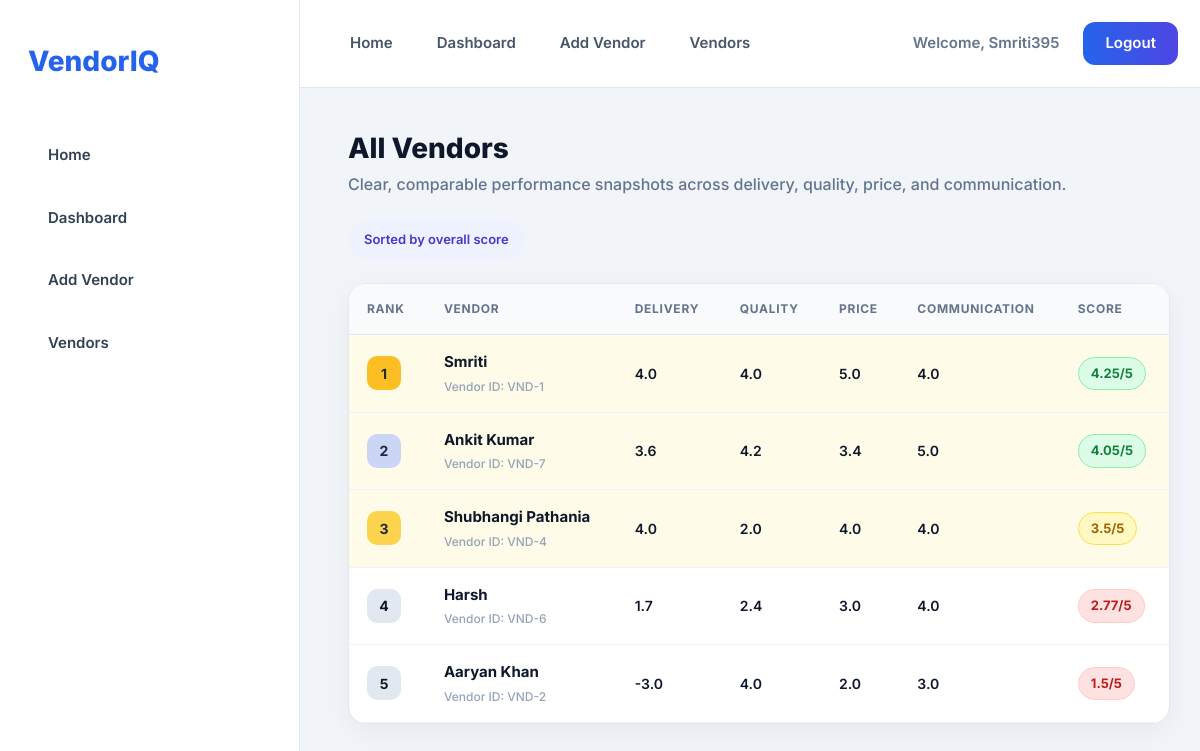
Page /vendors/ (signed in) on the committed database.
### vendor/models.py (models this page shows, shortened)
class Vendor(models.Model):
    name = models.CharField(
        max_length=100,
        unique=True,
        validators=[
            RegexValidator(
                regex=r"^[A-Za-z][A-Za-z\s&.'-]*$",
                message="Name must use letters and spaces only (no numbers).",
            )
        ],
    )
    delivery_rating = models.FloatField(
        default=0,
        help_text="1-5 scale",
        validators=[MinValueValidator(1), MaxValueValidator(5)],
    )
    quality_rating = models.FloatField(
        default=0,
        help_text="1-5 scale",
        validators=[MinValueValidator(1), MaxValueValidator(5)],
    )
    price_rating = models.FloatField(
        default=0,
        help_text="1-5 scale",
        validators=[MinValueValidator(1), MaxValueValidator(5)],
    )
    communication_rating = models.FloatField(
        default=0,
        help_text="1-5 scale",
        validators=[MinValueValidator(1), MaxValueValidator(5)],
    )
    created_at = models.DateTimeField(auto_now_add=True)
    updated_at = models.DateTimeField(auto_now=True)
    class Meta:
        constraints = [
            models.CheckConstraint(
                condition=Q(delivery_rating__gte=1, delivery_rating__lte=5),
                name="vendor_delivery_rating_range",
            ),
            models.CheckConstraint(
                condition=Q(quality_rating__gte=1, quality_rating__lte=5),
                name="vendor_quality_rating_range",
            ),
            models.CheckConstraint(
                condition=Q(price_rating__gte=1, price_rating__lte=5),
                name="vendor_price_rating_range",
            ),
            models.CheckConstraint(
                condition=Q(communication_rating__gte=1, communication_rating__lte=5),
                name="vendor_communication_rating_range",
            ),
        ]
    def vendor_score(self):
        return round(
            (self.delivery_rating +
             self.quality_rating +
             self.price_rating +
             self.communication_rating) / 4,2
        )

### vendor/views.py (the view)
# urls.py: path('vendors/', views.vendor_list, name='vendor_list'),
@login_required
def vendor_list(request):
    vendors = get_sorted_vendors()
    for v in vendors:
        v.score = round(v.vendor_score(), 2)
    return render(request, 'vendor/vendor_list.html', {'vendors': vendors})

### vendor/views.py (called while the page is built)
def get_sorted_vendors():
    vendors = list(Vendor.objects.all())
    vendors.sort(key=lambda v: v.vendor_score(), reverse=True)
    return vendors

### vendor/templates/vendor/vendor_list.html (shortened to what this page needs)
{% extends 'vendor/base.html' %}
{% block content %}
<div class="vendor-list">
    <div class="page-header">
        <div>
            <h1 class="page-title">All Vendors</h1>
            <p class="page-subtitle">Clear, comparable performance snapshots across delivery, quality, price, and communication.</p>
        </div>
        <div class="page-chip">Sorted by overall score</div>
    </div>
    <div class="card list-card">
        {% if vendors %}
        <div class="table-wrap">
            <table class="vendor-table">
                <thead>
                    <tr>
                        <th>Rank</th>
                        <th>Vendor</th>
                        <th>Delivery</th>
                        <th>Quality</th>
                        <th>Price</th>
                        <th>Communication</th>
                        <th>Score</th>
                    </tr>
                </thead>
                <tbody>
                {% for vendor in vendors %}
                    <tr class="{% if forloop.counter <= 3 %}top-row{% endif %}">
                        <td>
                            <span class="rank-pill rank-{{ forloop.counter }}">{{ forloop.counter }}</span>
                        </td>
                        <td>
                            <div class="vendor-name">{{ vendor.name }}</div>
                            <div class="vendor-subtext">Vendor ID: VND-{{ vendor.id }}</div>
                        </td>
                        <td>{{ vendor.delivery_rating }}</td>
                        <td>{{ vendor.quality_rating }}</td>
                        <td>{{ vendor.price_rating }}</td>
                        <td>{{ vendor.communication_rating }}</td>
                        <td>
                            <span class="score-badge {% if vendor.score >= 4 %}score-strong{% elif vendor.score >= 3 %}score-mid{% else %}score-low{% endif %}">
                                {{ vendor.score }}/5
                            </span>
                        </td>
                    </tr>
                {% endfor %}
                </tbody>
            </table>
        </div>
        {% else %}
        <div class="empty-state">
            <h3>No vendors added yet.</h3>
            <p>Add your first vendor to see performance details here.</p>
            <a href="{% url 'add_vendor' %}" class="btn-primary-custom">Add Vendor</a>
        </div>
        {% endif %}
    </div>
</div>
{% endblock %}

### vendor/templates/vendor/base.html (shortened to what this page needs)
<!DOCTYPE html>
<html lang="en">
<head>
    <link href="https://cdn.jsdelivr.net/npm/bootstrap@5.3.2/dist/css/bootstrap.min.css" rel="stylesheet">
</head>
<body>
<div class="sidebar">
    <div class="logo">VendorIQ</div>
    <a href="{% url 'home' %}">Home</a>
    <a href="{% url 'dashboard' %}">Dashboard</a>
    <a href="{% url 'add_vendor' %}">Add Vendor</a>
    <a href="{% url 'vendor_list' %}">Vendors</a>
</div>
<div class="main">
    <div class="topbar">
        <nav class="topbar-nav">
            <a href="{% url 'home' %}">Home</a>
            <a href="{% url 'dashboard' %}">Dashboard</a>
            <a href="{% url 'add_vendor' %}">Add Vendor</a>
            <a href="{% url 'vendor_list' %}">Vendors</a>
        </nav>
        <div class="topbar-right">
            {% if user.is_authenticated %}
                <span class="welcome-text">Welcome, {{ user.username }}</span>
                <form method="post" action="{% url 'logout' %}">
                    <button type="submit" class="btn-primary-custom">Logout</button>
                </form>
            {% else %}
                <a href="{% url 'login' %}" class="btn-primary-custom">Login</a>
            {% endif %}
        </div>
    </div>
    <div class="content">
        {% block content %}{% endblock %}
    </div>
</div>
</body>
</html>

### vendor/templates/vendor/base.html (style rules this page uses)
* { margin:0; padding:0; box-sizing:border-box; }
body { font-family: 'Inter', sans-serif; background:#f1f5f9; display:flex; }
.sidebar { width:300px; height:100vh; background:white; border-right:1px solid #e2e8f0; padding:40px 28px; position:fixed; }
.logo { font-size:28px; font-weight:800; margin-bottom:48px; color:#2563eb; }
.sidebar a { display:block; padding:14px 20px; border-radius:12px; text-decoration:none; color:#334155; margin-bottom:12px; font-weight:600; font-size:15px; transition:0.2s ease; }
.main { margin-left:300px; width:100%; }
.topbar { min-height:88px; background:white; border-bottom:1px solid #e2e8f0; display:flex; justify-content:space-between; align-items:center; padding:0 40px 0 32px; gap:32px; flex-wrap:wrap; }
.topbar-nav { display:flex; align-items:center; gap:8px; }
.topbar-nav a { padding:10px 18px; border-radius:10px; text-decoration:none; color:#475569; font-weight:600; font-size:15px; transition:0.2s ease; }
.topbar-right { display:flex; align-items:center; gap:24px; }
.topbar-right .welcome-text { color:#64748b; font-weight:600; font-size:15px; }
.btn-primary-custom { padding:10px 22px; border-radius:12px; background:linear-gradient(90deg,#2563eb,#4f46e5); color:white; font-weight:600; font-size:15px; border:none; text-decoration:none; cursor:pointer; transition:0.2s ease; }
.content { padding:44px 48px 48px; }
.card { background:white; padding:25px; border-radius:18px; box-shadow:0 8px 30px rgba(0,0,0,0.05); }

### vendor/templates/vendor/vendor_list.html (style rules this page uses)
.vendor-list .page-header { display: flex; align-items: center; justify-content: space-between; gap: 24px; margin-bottom: 24px; flex-wrap: wrap; }
.vendor-list .page-title { font-size: 28px; font-weight: 800; color: #0f172a; margin-bottom: 6px; }
.vendor-list .page-subtitle { color: #64748b; font-weight: 500; margin: 0; }
.vendor-list .page-chip { background: #eef2ff; color: #4338ca; padding: 10px 16px; border-radius: 999px; font-weight: 600; font-size: 13px; }
.vendor-list .list-card { border: 1px solid #e2e8f0; padding: 0; overflow: hidden; }
.vendor-list .table-wrap { overflow-x: auto; }
.vendor-list .vendor-table { width: 100%; border-collapse: collapse; min-width: 820px; }
.vendor-list .vendor-table thead th { background: #f8fafc; font-size: 12px; letter-spacing: 0.06em; text-transform: uppercase; color: #64748b; padding: 16px 18px; border-bottom: 1px solid #e2e8f0; font-weight: 700; }
.vendor-list .vendor-table tbody td { padding: 16px 18px; border-bottom: 1px solid #eef2f7; color: #0f172a; font-weight: 600; font-size: 14px; }
.vendor-list .top-row { background: #fefce8; }
.vendor-list .rank-pill { display: inline-flex; align-items: center; justify-content: center; width: 34px; height: 34px; border-radius: 10px; background: #e2e8f0; color: #0f172a; font-weight: 700; font-size: 14px; }
.vendor-list .rank-1 { background: #fbbf24; color: #1f2937; }
.vendor-list .rank-2 { background: #cbd5f5; color: #1f2937; }
.vendor-list .rank-3 { background: #fcd34d; color: #1f2937; }
.vendor-list .vendor-name { font-size: 15px; font-weight: 700; }
.vendor-list .vendor-subtext { font-size: 12px; color: #94a3b8; margin-top: 4px; font-weight: 500; }
.vendor-list .score-badge { display: inline-flex; align-items: center; justify-content: center; padding: 6px 12px; border-radius: 999px; font-size: 13px; font-weight: 700; border: 1px solid transparent; }
.vendor-list .score-strong { background: #dcfce7; color: #15803d; border-color: #86efac; }
.vendor-list .score-mid { background: #fef9c3; color: #a16207; border-color: #fde047; }
.vendor-list .score-low { background: #fee2e2; color: #b91c1c; border-color: #fecaca; }

### rows in the picture
Vendor: name "Smriti", id "1", delivery_rating "4.0", quality_rating "4.0", price_rating "5.0", communication_rating "4.0", score "4.25"
Vendor: name "Ankit Kumar", id "7", delivery_rating "3.6", quality_rating "4.2", price_rating "3.4", communication_rating "5.0", score "4.05"
Vendor: name "Shubhangi Pathania", id "4", delivery_rating "4.0", quality_rating "2.0", price_rating "4.0", communication_rating "4.0", score "3.5"
Vendor: name "Harsh", id "6", delivery_rating "1.7", quality_rating "2.4", price_rating "3.0", communication_rating "4.0", score "2.77"
Vendor: name "Aaryan Khan", id "2", delivery_rating "-3.0", quality_rating "4.0", price_rating "2.0", communication_rating "3.0", score "1.5"

### other values in the picture
{{ user.username }} "Smriti395"
